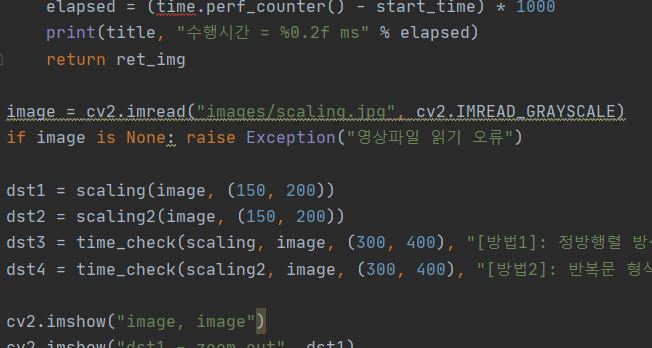
#> input picture CHAPTER8/images/scaling.JPG, 652 x 348 px, found by its file name
$ python 01.scaling.py
#> lines starting #> are read from the running program, lines starting #| are printed output that depends on the picture
import numpy as np, cv2
import time

def scaling(img, size):
    dst = np.zeros(size[::-1], img.dtype)   # size와 shape는 원소 역순
    ratioY, ratioX = np.divide(size[::-1], img.shape[:2])
    y = np.arange(0, img.shape[0], 1)   # 입력 영상 세로 좌표 생성
    x = np.arange(0, img.shape[1], 1)
    y, x = np.meshgrid(y, x)
    i, j = np.int32(y * ratioY), np.int32(x * ratioX)   # 목적 영상 좌표
    dst[i, j] = img[y, x]   # 정방향 사상 -> 목적 영상 좌표 계산
    return dst

def scaling2(img, size):
    dst = np.zeros(size[::-1], img.dtype)
    ratioY, ratioX = np.divide(size[::-1], img.shape[:2])
    for y in range(img.shape[0]):
        for x in range(img.shape[1]):
            i, j = int(y * ratioY), int(x * ratioX)
            dst[i, j] = img[y, x]
    return dst

def time_check(func, image, size, title):
    start_time = time.perf_counter()
    ret_img = func(image, size)
    elapsed = (time.perf_counter() - start_time) * 1000
    print(title, "수행시간 = %0.2f ms" % elapsed)
    return ret_img

image = cv2.imread("images/scaling.jpg", cv2.IMREAD_GRAYSCALE)
#> image: shape (348, 652); min 5, max 206, mean 49.9
if image is None: raise Exception("영상파일 읽기 오류")

dst1 = scaling(image, (150, 200))
#> in scaling, `dst[i, j] = img[y, x]`:
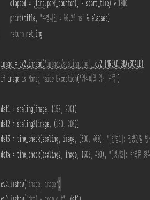
#> dst: shape (200, 150); min 20, max 206, mean 50
dst2 = scaling2(image, (150, 200))
dst3 = time_check(scaling, image, (300, 400), "[방법1]: 정방행렬 방식")
#> call 2 of scaling, with size = (300, 400)
#> in scaling (call 2), `dst[i, j] = img[y, x]`:
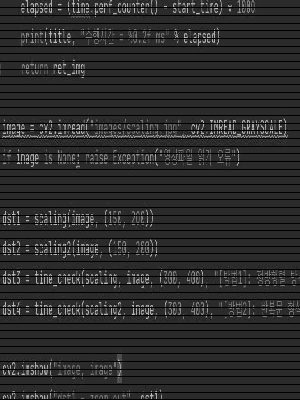
#> dst: shape (400, 300); min 0, max 206, mean 43.4
dst4 = time_check(scaling2, image, (300, 400), "[방법2]: 반복문 형식")

cv2.imshow("image", image)
cv2.imshow("dst1 - zoom out", dst1)
cv2.imshow("dst3 - zoom out", dst3)
cv2.resizeWindow("dst1 - zoom out", 260, 200)
cv2.waitKey(0)

$ run again, with CHAPTER8/images/affine2.JPG copied over CHAPTER8/images/scaling.JPG
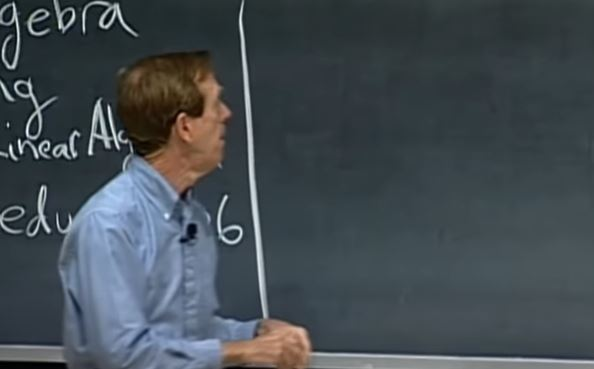
#> input picture CHAPTER8/images/affine2.JPG, 594 x 369 px, found by its file name
#> `image = cv2.imread("images/scaling.jpg", cv2.IMREAD_GRAYSCALE)`:
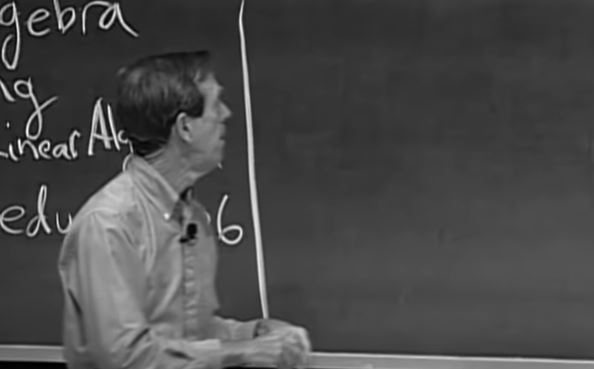
#> image: shape (369, 594); min 0, max 255, mean 74.2
#> in scaling (call 2), `dst[i, j] = img[y, x]`:
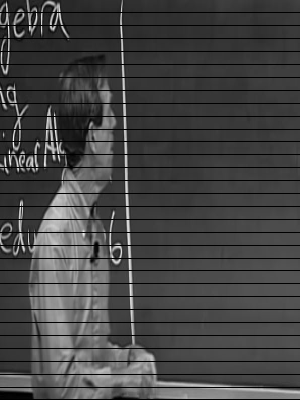
#> dst: shape (400, 300); min 0, max 253, mean 68.5
